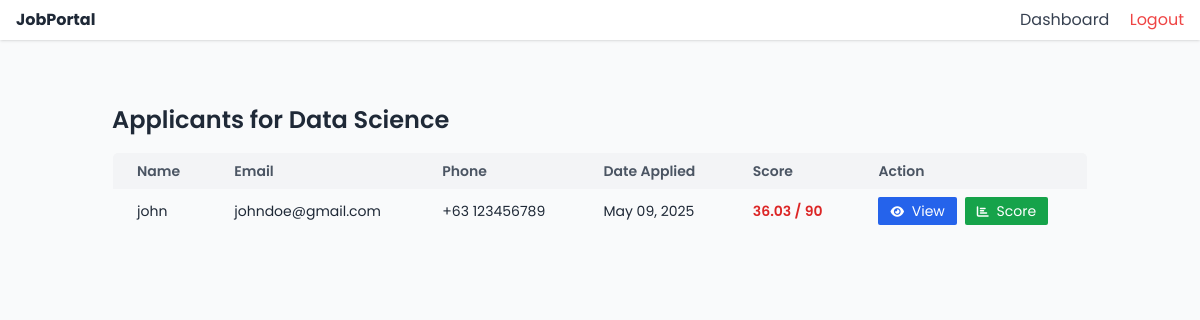
Screenshot of /job/1/applicants/ (signed in) with the database file from the repository.
### jobs/models.py (models this page shows, shortened)
class Job(models.Model):
    title = models.CharField(max_length=255)
    description = models.TextField()
    company_name = models.CharField(max_length=255)
    location = models.CharField(max_length=255)
    posted_date = models.DateTimeField(auto_now_add=True)
    posted_by = models.ForeignKey(User, on_delete=models.CASCADE)
    qualifications_required = models.TextField(blank=True)
    skills_required = models.TextField(blank=True)
    experience_required = models.TextField(blank=True)

class ResumeApplication(models.Model):
    job = models.ForeignKey(Job, on_delete=models.CASCADE, related_name='applications')
    name = models.CharField(max_length=100)
    email = models.EmailField()
    phone = models.CharField(max_length=20)
    location = models.CharField(max_length=100)
    title = models.CharField(max_length=100)
    qualifications = models.TextField()
    experience = models.TextField()
    objective = models.TextField(blank=True, null=True)
    skills = models.JSONField(default=list, blank=True)
    experiences = models.JSONField(default=list, blank=True)
    education = models.JSONField(default=list, blank=True)
    submitted_at = models.DateTimeField(default=timezone.now)
    training_hours = models.IntegerField(default=0)  # Added training_hours field
    eligibility = models.TextField(blank=True, default='')  # Also adding eligibility which appears to be used in scoring.py

class ResumeScore(models.Model):
    resume = models.OneToOneField(ResumeApplication, on_delete=models.CASCADE, related_name='score')
    job_match = models.CharField(max_length=100)
    qualifications_score = models.FloatField(default=0.0)
    skills_score = models.FloatField(default=0.0)
    experience_score = models.FloatField(default=0.0)
    final_score = models.FloatField(default=0.0)
    computed_at = models.DateTimeField(auto_now_add=True)

### jobs/views.py (the view)
# urls.py: path('job/<int:job_id>/applicants/', views.view_applicants, name='view_applicants'),
@login_required
def view_applicants(request, job_id):
    job = get_object_or_404(Job, id=job_id)
    applicants = ResumeApplication.objects.filter(job=job).select_related('score')
    sorted_applicants = sorted(
        applicants,
        key=lambda a: a.score.final_score if hasattr(a, 'score') and a.score else 0,
        reverse=True
    )
    context = {
        'job': job,
        'applicants': sorted_applicants,
    }
    return render(request, 'view_applicants.html', context)

### jobs/templates/view_applicants.html (shortened to what this page needs)
{% extends "base.html" %}
{% block content %}
<div class="max-w-6xl mx-auto p-6 mt-10">
    <h2 class="text-2xl font-semibold mb-4">Applicants for {{ job.title }}</h2>
    {% if applicants %}
        <table class="min-w-full table-auto border rounded-md overflow-hidden">
            <thead>
                <tr class="bg-gray-100">
                    <th class="px-6 py-2 text-left text-sm font-semibold text-gray-600">Name</th>
                    <th class="px-6 py-2 text-left text-sm font-semibold text-gray-600">Email</th>
                    <th class="px-6 py-2 text-left text-sm font-semibold text-gray-600">Phone</th>
                    <th class="px-6 py-2 text-left text-sm font-semibold text-gray-600">Date Applied</th>
                    <th class="px-6 py-2 text-left text-sm font-semibold text-gray-600">Score</th>
                    <th class="px-6 py-2 text-left text-sm font-semibold text-gray-600">Action</th>
                </tr>
            </thead>
            <tbody class="divide-y divide-gray-200">
                {% for application in applicants %}
                    <tr class="hover:bg-gray-50">
                        <td class="px-6 py-2 text-sm text-gray-800">{{ application.name }}</td>
                        <td class="px-6 py-2 text-sm text-gray-800">{{ application.email }}</td>
                        <td class="px-6 py-2 text-sm text-gray-800">{{ application.phone }}</td>
                        <td class="px-6 py-2 text-sm text-gray-800">{{ application.submitted_at|date:"F d, Y" }}</td>
                        <td class="px-6 py-2 text-sm">
                            {% if application.score %}
                                {% with score=application.score.final_score %}
                                    {% if score >= 80 %}
                                        <span class="text-green-600 font-semibold">{{ score|floatformat:2 }} / 90</span>
                                    {% elif score >= 60 %}
                                        <span class="text-yellow-600 font-semibold">{{ score|floatformat:2 }} / 90</span>
                                    {% else %}
                                        <span class="text-red-600 font-semibold">{{ score|floatformat:2 }} / 90</span>
                                    {% endif %}
                                {% endwith %}
                            {% else %}
                                <span class="text-gray-400 italic">Not scored</span>
                            {% endif %}
                        </td>
                        <td class="px-6 py-2">
                            <div class="flex space-x-2">
                                <a href="{% url 'view_application' application.id %}" class="bg-blue-600 text-white px-3 py-1 rounded-sm hover:bg-blue-700 text-sm">
                                    <i class="fas fa-eye text-xs mr-1"></i> View
                                </a>
                                {% if application.score %}
                                <a href="{% url 'view_score_details' application_id=application.id %}" class="bg-green-600 text-white px-3 py-1 rounded-sm hover:bg-green-700 text-sm">
                                    <i class="fas fa-chart-bar text-xs mr-1"></i> Score
                                </a>
                                {% endif %}
                            </div>
                        </td>
                    </tr>
                {% endfor %}
            </tbody>
        </table>
    {% else %}
        <p class="text-gray-500 mt-2">No applicants for this job yet.</p>
    {% endif %}
</div>
{% endblock %}

### rows the page displays
Job: title "Data Science"
ResumeApplication: name "john", email "johndoe@gmail.com", phone "+63 123456789", submitted_at "May 09, 2025", score.final_score "36.03", shows "Score"
